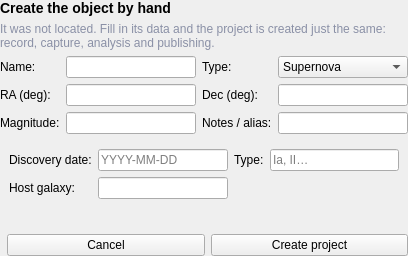
<?xml version="1.0" encoding="UTF-8"?>
<!--
  Interfaz 1.0 (ADR-053): the manual object form. When the name search does
  not locate an object, the observer types its data here and the project is
  created just the same. Common fields for every kind; the kind-specific
  block swaps with the Type combo (ADR-005: structure and texts live here,
  gui/widgets/manual_object_panel.py wires and reads them).
-->
<ui version="4.0">
 <class>ManualObjectPanel</class>
 <widget class="QWidget" name="ManualObjectPanel">
  <layout class="QVBoxLayout" name="mfLayout">
   <property name="leftMargin"><number>0</number></property>
   <property name="topMargin"><number>0</number></property>
   <property name="rightMargin"><number>0</number></property>
   <property name="bottomMargin"><number>0</number></property>
   <item>
    <widget class="QLabel" name="lbl_mf_title">
     <property name="text"><string>Create the object by hand</string></property>
     <property name="styleSheet"><string notr="true">font-size: 14px; font-weight: bold;</string></property>
    </widget>
   </item>
   <item>
    <widget class="QLabel" name="lbl_mf_sub">
     <property name="text"><string>It was not located. Fill in its data and the project is created just the same: record, capture, analysis and publishing.</string></property>
     <property name="wordWrap"><bool>true</bool></property>
     <property name="styleSheet"><string notr="true">color: #8a90a6;</string></property>
    </widget>
   </item>
   <item>
    <layout class="QGridLayout" name="commonGrid">
     <item row="0" column="0"><widget class="QLabel" name="lbl_mf_name"><property name="text"><string>Name:</string></property></widget></item>
     <item row="0" column="1"><widget class="QLineEdit" name="edt_mf_name"/></item>
     <item row="0" column="2"><widget class="QLabel" name="lbl_mf_kind"><property name="text"><string>Type:</string></property></widget></item>
     <item row="0" column="3">
      <widget class="QComboBox" name="cmb_mf_kind">
       <item><property name="text"><string>Supernova</string></property></item>
       <item><property name="text"><string>NEO</string></property></item>
       <item><property name="text"><string>Comet</string></property></item>
       <item><property name="text"><string>PCCP</string></property></item>
       <item><property name="text"><string>Transit</string></property></item>
       <item><property name="text"><string>Variable</string></property></item>
       <item><property name="text"><string>HADS</string></property></item>
      </widget>
     </item>
     <item row="1" column="0"><widget class="QLabel" name="lbl_mf_ra"><property name="text"><string>RA (deg):</string></property></widget></item>
     <item row="1" column="1"><widget class="QLineEdit" name="edt_mf_ra"/></item>
     <item row="1" column="2"><widget class="QLabel" name="lbl_mf_dec"><property name="text"><string>Dec (deg):</string></property></widget></item>
     <item row="1" column="3"><widget class="QLineEdit" name="edt_mf_dec"/></item>
     <item row="2" column="0"><widget class="QLabel" name="lbl_mf_mag"><property name="text"><string>Magnitude:</string></property></widget></item>
     <item row="2" column="1"><widget class="QLineEdit" name="edt_mf_mag"/></item>
     <item row="2" column="2"><widget class="QLabel" name="lbl_mf_notes"><property name="text"><string>Notes / alias:</string></property></widget></item>
     <item row="2" column="3"><widget class="QLineEdit" name="edt_mf_notes"/></item>
    </layout>
   </item>
   <item>
    <widget class="QStackedWidget" name="kind_stack">
     <widget class="QWidget" name="page_sn">
      <layout class="QGridLayout" name="snGrid">
       <item row="0" column="0"><widget class="QLabel" name="lbl_sn_date"><property name="text"><string>Discovery date:</string></property></widget></item>
       <item row="0" column="1"><widget class="QLineEdit" name="edt_sn_date"><property name="placeholderText"><string>YYYY-MM-DD</string></property></widget></item>
       <item row="0" column="2"><widget class="QLabel" name="lbl_sn_type"><property name="text"><string>Type:</string></property></widget></item>
       <item row="0" column="3"><widget class="QLineEdit" name="edt_sn_type"><property name="placeholderText"><string>Ia, II…</string></property></widget></item>
       <item row="1" column="0"><widget class="QLabel" name="lbl_sn_host"><property name="text"><string>Host galaxy:</string></property></widget></item>
       <item row="1" column="1"><widget class="QLineEdit" name="edt_sn_host"/></item>
      </layout>
     </widget>
     <widget class="QWidget" name="page_comet">
      <layout class="QGridLayout" name="cometGrid">
       <item row="0" column="0"><widget class="QLabel" name="lbl_comet_peri"><property name="text"><string>Perihelion date:</string></property></widget></item>
       <item row="0" column="1"><widget class="QLineEdit" name="edt_comet_peri"><property name="placeholderText"><string>YYYY-MM-DD</string></property></widget></item>
       <item row="0" column="2"><widget class="QLabel" name="lbl_comet_h"><property name="text"><string>Absolute H:</string></property></widget></item>
       <item row="0" column="3"><widget class="QLineEdit" name="edt_comet_h"/></item>
      </layout>
     </widget>
     <widget class="QWidget" name="page_neo">
      <layout class="QGridLayout" name="neoGrid">
       <item row="0" column="0"><widget class="QLabel" name="lbl_neo_rate"><property name="text"><string>Apparent rate (″/min):</string></property></widget></item>
       <item row="0" column="1"><widget class="QLineEdit" name="edt_neo_rate"/></item>
       <item row="0" column="2"><widget class="QLabel" name="lbl_neo_h"><property name="text"><string>H:</string></property></widget></item>
       <item row="0" column="3"><widget class="QLineEdit" name="edt_neo_h"/></item>
       <item row="1" column="0"><widget class="QLabel" name="lbl_neo_moid"><property name="text"><string>MOID (AU):</string></property></widget></item>
       <item row="1" column="1"><widget class="QLineEdit" name="edt_neo_moid"/></item>
      </layout>
     </widget>
     <widget class="QWidget" name="page_transit">
      <layout class="QGridLayout" name="transitGrid">
       <item row="0" column="0"><widget class="QLabel" name="lbl_tr_period"><property name="text"><string>Period (d):</string></property></widget></item>
       <item row="0" column="1"><widget class="QLineEdit" name="edt_tr_period"/></item>
       <item row="0" column="2"><widget class="QLabel" name="lbl_tr_t0"><property name="text"><string>Epoch T0 (JD):</string></property></widget></item>
       <item row="0" column="3"><widget class="QLineEdit" name="edt_tr_t0"/></item>
       <item row="1" column="0"><widget class="QLabel" name="lbl_tr_dur"><property name="text"><string>Duration (h):</string></property></widget></item>
       <item row="1" column="1"><widget class="QLineEdit" name="edt_tr_dur"/></item>
       <item row="1" column="2"><widget class="QLabel" name="lbl_tr_depth"><property name="text"><string>Depth (mmag):</string></property></widget></item>
       <item row="1" column="3"><widget class="QLineEdit" name="edt_tr_depth"/></item>
      </layout>
     </widget>
     <widget class="QWidget" name="page_variable">
      <layout class="QGridLayout" name="varGrid">
       <item row="0" column="0"><widget class="QLabel" name="lbl_var_period"><property name="text"><string>Period (d):</string></property></widget></item>
       <item row="0" column="1"><widget class="QLineEdit" name="edt_var_period"/></item>
       <item row="0" column="2"><widget class="QLabel" name="lbl_var_amp"><property name="text"><string>Amplitude (mag):</string></property></widget></item>
       <item row="0" column="3"><widget class="QLineEdit" name="edt_var_amp"/></item>
       <item row="1" column="0"><widget class="QLabel" name="lbl_var_epoch"><property name="text"><string>Epoch (JD):</string></property></widget></item>
       <item row="1" column="1"><widget class="QLineEdit" name="edt_var_epoch"/></item>
       <item row="1" column="2"><widget class="QLabel" name="lbl_var_sub"><property name="text"><string>VSX subtype:</string></property></widget></item>
       <item row="1" column="3"><widget class="QLineEdit" name="edt_var_sub"/></item>
      </layout>
     </widget>
     <widget class="QWidget" name="page_hads">
      <layout class="QGridLayout" name="hadsGrid">
       <item row="0" column="0"><widget class="QLabel" name="lbl_hads_period"><property name="text"><string>Period (d):</string></property></widget></item>
       <item row="0" column="1"><widget class="QLineEdit" name="edt_hads_period"/></item>
       <item row="0" column="2"><widget class="QLabel" name="lbl_hads_amp"><property name="text"><string>Amplitude (mag):</string></property></widget></item>
       <item row="0" column="3"><widget class="QLineEdit" name="edt_hads_amp"/></item>
       <item row="1" column="0"><widget class="QLabel" name="lbl_hads_epoch"><property name="text"><string>Epoch (JD):</string></property></widget></item>
       <item row="1" column="1"><widget class="QLineEdit" name="edt_hads_epoch"/></item>
      </layout>
     </widget>
    </widget>
   </item>
   <item>
    <widget class="QLabel" name="lbl_mf_status">
     <property name="text"><string/></property>
     <property name="wordWrap"><bool>true</bool></property>
     <property name="styleSheet"><string notr="true">color: #8a90a6;</string></property>
    </widget>
   </item>
   <item>
    <layout class="QHBoxLayout" name="mfActions">
     <item>
      <spacer name="mfSpacer">
       <property name="orientation"><enum>Qt::Horizontal</enum></property>
      </spacer>
     </item>
     <item><widget class="QPushButton" name="btn_mf_cancel"><property name="text"><string>Cancel</string></property></widget></item>
     <item><widget class="QPushButton" name="btn_mf_create"><property name="text"><string>Create project</string></property></widget></item>
    </layout>
   </item>
  </layout>
 </widget>
 <resources/>
 <connections/>
</ui>
